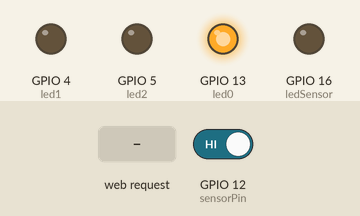
Recording of a sketch running on a simulated ESP8266 (Wemos D1 mini). On the bench: output pins drawn as LEDs (lit = HIGH). The inputs (shaded band) are chosen by the test bench; at power-on: GPIO 12 (sensorPin) HIGH. WiFi joins after 1.5 s; servers stay silent unless stated; what the sketch prints to the serial monitor is not drawn.

Above: at 2.7 s.
2.8 s: GPIO 12 (sensorPin) driven LOW
At 4.0 s:
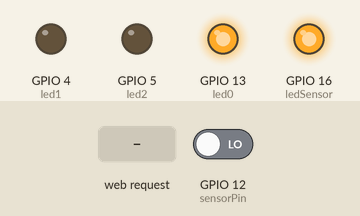
4.3 s: HTTP request GET /socket1On received
At 5.3 s:
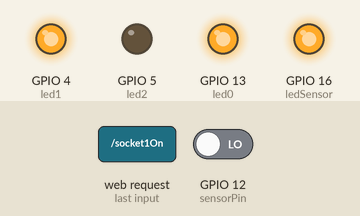
5.8 s: HTTP request GET /socket2On received
At 6.5 s:
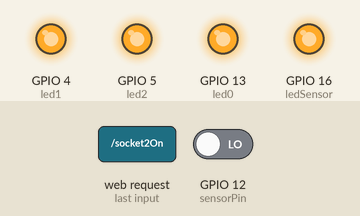
7.3 s: HTTP request GET /socket1Off received
At 7.7 s:
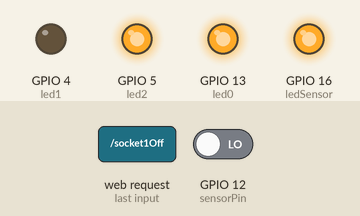
8.8 s: GPIO 12 (sensorPin) driven HIGH
At 10.0 s:
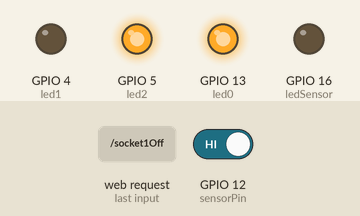
10.3 s: HTTP request GET /socket1On received
At 11.0 s:
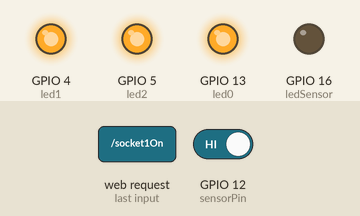
Timing chart, 0 to 12.8 s (numbered marks = the images above; inputs shaded):
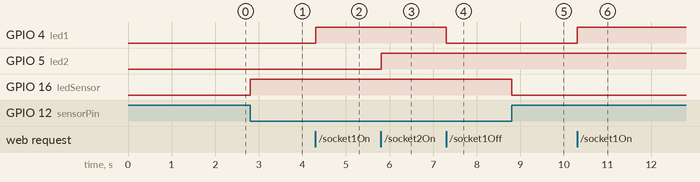

Measured:
- after the input at 2.8 s, GPIO 16 (ledSensor): LOW → HIGH at once
- after the input at 4.3 s, GPIO 4 (led1): LOW → HIGH at once
- after the input at 5.8 s, GPIO 5 (led2): LOW → HIGH at once
- after the input at 7.3 s, GPIO 4 (led1): HIGH → LOW at once
- after the input at 8.8 s, GPIO 16 (ledSensor): HIGH → LOW at once
- after the input at 10.3 s, GPIO 4 (led1): LOW → HIGH at once

The sketch:

wemos_webserver_sample.ino
```cpp
/*********
 * Coding done by Andy Wong-MYBOTIC
 * Control the LED by using webserver and update the information to webserver
*********/

#include <ESP8266WiFi.h>
#include <WiFiClient.h>
#include <ESP8266WebServer.h>
#include <ESP8266mDNS.h>

MDNSResponder mdns;

// Replace with your network credentials
const char* ssid = "ONOA8E5";
const char* password = "H1uPx0ETKrnw";

ESP8266WebServer server(80);
String webSite="";
int sensorPin=12;
int led0=13;
int led1= 4;
int led2 = 5;
int ledSensor=16;


void setup(void){

  webSite +="<meta http-equiv='refresh' content='3'><title>ESP8266 Demo</title>\n";
  webSite += "<style>body{ background-color: #cccccc; font-family: Arial, Helvetica, Sans-Serif; Color: #000088; }</style>\n";
  webSite +="<h2 dir=\"rtl\" style=\"text-align: left;\"><img alt=\"\" src=\"http://www.mybotic.com.my/webshaper/pcm/pictures/Mybotic-Logo-(5).jpg\" style=\"float: left; height: 103px; width: 999px; border-width: 15px; border-style: solid;\" /></h2>\n";
  webSite +="<p> &nbsp;</p><p>&nbsp;</p><p>&nbsp;</p><p>&nbsp;</p><p>&nbsp;</p>\n";
  webSite+="<button onclick='myFunction()'>HOME</button>";
  webSite+="<script>function myFunction() {location.reload();}</script>";
  webSite +="<h1>ESP8266 Web Server</h1><p>LED #1 <a href=\"socket1On\"><button>ON</button></a>&nbsp;<a href=\"socket1Off\"><button>OFF</button></a></p>\n";
  webSite += "<p>LED #2 <a href=\"socket2On\"><button>ON</button></a>&nbsp;<a href=\"socket2Off\"><button>OFF</button></a></p>\n";
  webSite +=" <p><h2>Condition read from flamesensor</h2></p>\n";

  // preparing GPIOs
  pinMode(led0, OUTPUT);
  digitalWrite(led0, LOW);
  pinMode(led1, OUTPUT);
  digitalWrite(led1, LOW);
  pinMode(led2, OUTPUT);
  digitalWrite(led2, LOW);
  pinMode(sensorPin,INPUT);
  pinMode(ledSensor,OUTPUT);

  Serial.begin(115200);
  WiFi.begin(ssid, password);
  Serial.println("");
  // Wait for connection
  while (WiFi.status() != WL_CONNECTED) {
    delay(500);
    Serial.print(".");
  }
  digitalWrite(led0,HIGH);
  Serial.println("");
  Serial.print("Connected to ");
  Serial.println(ssid);
  Serial.print("IP address: ");
  Serial.println(WiFi.localIP());

 if (mdns.begin("esp8266", WiFi.localIP())) {
   Serial.println("MDNS responder started");
  }
    server.on("/", [](){
    server.send(200, "text/html", webSite);
    });
  server.on("/socket1On", [](){
    server.send(200, "text/html", webSite);
    digitalWrite(led1, HIGH);
  });
  server.on("/socket1Off", [](){
    server.send(200, "text/html", webSite);
    digitalWrite(led1, LOW);
  });
  server.on("/socket2On", [](){
    server.send(200, "text/html", webSite);
    digitalWrite(led2, HIGH);
  });
  server.on("/socket2Off", [](){
    server.send(200, "text/html", webSite);
    digitalWrite(led2, LOW);
  });

  server.begin();
  Serial.println("HTTP server started");
}

void loop(void){
  server.handleClient();
  String sentences="<p>Flame is detected!!!</p>";
  if(WiFi.status() != WL_CONNECTED)
  {
    digitalWrite(led0, LOW);
    Serial.println("");
    Serial.print("Wifi is disconnected!");
    Serial.println("");
    Serial.print("Reconnecting");
    Serial.println("");
    //WiFi.begin(ssid,password);

    while (WiFi.status() != WL_CONNECTED) {
    delay(500);
    Serial.print(".");
    }
    digitalWrite(led0,HIGH);
  }

  if(digitalRead(sensorPin) ==LOW)
  {
   Serial.print("Flame is detected");
   Serial.println("");
   webSite+=sentences;
   digitalWrite(ledSensor,HIGH);
   delay(300);

  }
  else                            //if no detect
  {
   digitalWrite(ledSensor,LOW);
  }

}
```
